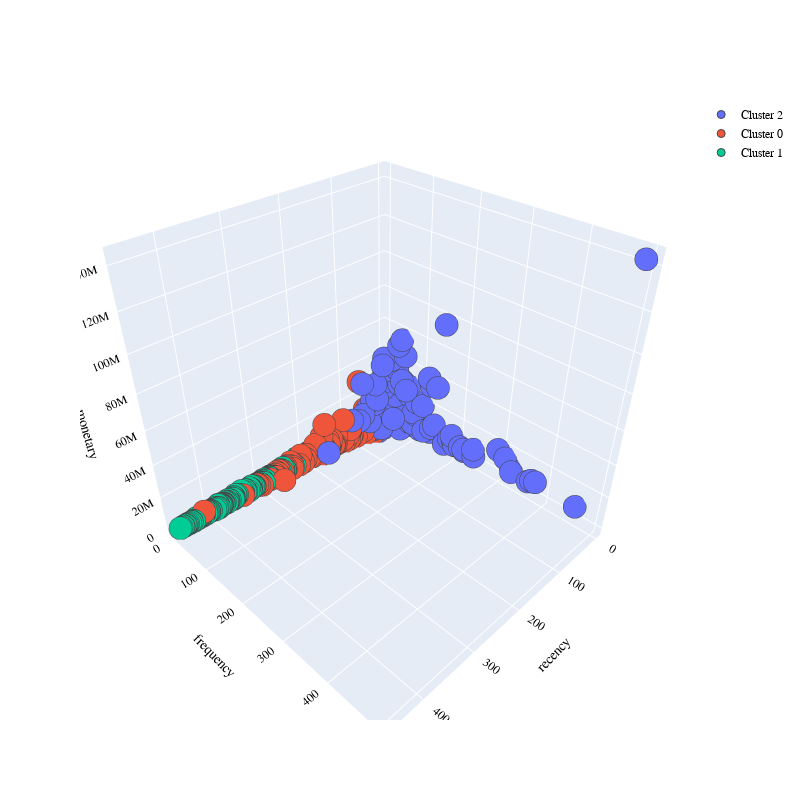

Notebook cell for this chart:
### Markdown cell above
### Plotting the result

### Code cell
import plotly.graph_objects as go

PLOT = go.Figure()

for C in list(RFM_km.cluster.unique()):
    
    PLOT.add_trace(go.Scatter3d(x = RFM_km[RFM_km.cluster == C]['recency'],
                                y = RFM_km[RFM_km.cluster == C]['frequency'],
                                z = RFM_km[RFM_km.cluster == C]['monetary'],
                                mode = 'markers', marker_size = 8, marker_line_width = 1,
                                name = 'Cluster ' + str(C)))


PLOT.update_layout(width = 800, height = 800, autosize = True, showlegend = True,
                   scene = dict(xaxis=dict(title = 'recency', titlefont_color = 'black'),
                                yaxis=dict(title = 'frequency', titlefont_color = 'black'),
                                zaxis=dict(title = 'monetary', titlefont_color = 'black')),
                   font = dict(family = "Gilroy", color  = 'black', size = 12))

### Figure 1 — Plotly figure (JSON) as saved in the notebook; plotly's stock layout.template omitted (floating-point values rounded to 4 significant figures; data arrays with more than 128 entries replaced by an {"elided": "..."} marker saying what was removed)
{"data": [{"marker": {"line": {"width": 1}, "size": 8}, "mode": "markers", "name": "Cluster 2", "type": "scatter3d", "x": {"elided": "2644 int values"}, "y": {"elided": "2644 int values"}, "z": {"elided": "2644 float values"}}, {"marker": {"line": {"width": 1}, "size": 8}, "mode": "markers", "name": "Cluster 0", "type": "scatter3d", "x": {"elided": "3888 int values"}, "y": {"elided": "3888 int values"}, "z": {"elided": "3888 float values"}}, {"marker": {"line": {"width": 1}, "size": 8}, "mode": "markers", "name": "Cluster 1", "type": "scatter3d", "x": {"elided": "1821 int values"}, "y": {"elided": "1821 int values"}, "z": {"elided": "1821 float values"}}], "layout": {"autosize": true, "font": {"color": "black", "family": "Gilroy", "size": 12}, "height": 800, "scene": {"xaxis": {"title": {"font": {"color": "black"}, "text": "recency"}}, "yaxis": {"title": {"font": {"color": "black"}, "text": "frequency"}}, "zaxis": {"title": {"font": {"color": "black"}, "text": "monetary"}}}, "showlegend": true, "width": 800}}
